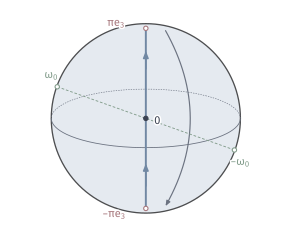

Source code (Python):
"""SO(3) as the closed ball of radius pi with antipodal boundary points identified; the loop of rotations about e3."""
from pathlib import Path
import sys
ROOT = next(p for p in Path(__file__).resolve().parents if (p/"build.sh").is_file() and (p/"tex/book.tex").is_file())
sys.path.insert(0, str(ROOT/"figures/04-spaces-measures-and-geometry/04-manifolds/matplotlib/mfd-common"))
from mfd3d import *

W, H = 74, 62
fig, ax = canvas(W, H)
view = View(40, 18)
pl = Placed(view, 37, 32, 24/np.pi)
ax.add_patch(Circle(pl.c, 24, fc=BLUE_FILL, ec=STROKE, lw=.95, zorder=1))
pts = np.pi*parallel(0.0)
split_plot(ax, pl(pts), view.depth(pts) >= 0, MUTED, lw=.6, hidden_lw=.45, zorder=2)
e3 = np.array([0, 0, 1.0])
for sign, c in ((1, BLUE), (-1, BLUE)):
    a, b = pl(0*e3), pl(sign*np.pi*e3)
    ax.plot([a[0], b[0]], [a[1], b[1]], color=c, lw=1.4, zorder=4)
arrow(ax, pl(.55*np.pi*e3), pl(.75*np.pi*e3), color=BLUE, lw=1.2, scale=7, zorder=5)
arrow(ax, pl(-.75*np.pi*e3), pl(-.5*np.pi*e3), color=BLUE, lw=1.2, scale=7, zorder=5)
top, bot = pl(np.pi*e3), pl(-np.pi*e3)
arrow(ax, (top[0]+5, top[1]-.6), (bot[0]+5, bot[1]+.6), color=MUTED, lw=.85, scale=5.5, zorder=3, rad=-.28)
dot(ax, top, RED, zorder=8, hollow=True); dot(ax, bot, RED, zorder=8, hollow=True)
label(ax, top+[-7.5, 1.4], r'$\pi e_3$', color=RED, halo=True)
label(ax, bot+[-8.0, -1.4], r'$-\pi e_3$', color=RED, halo=True)
w0 = np.array([.6, -.72, .35]); w0 *= np.pi/np.linalg.norm(w0)
for s, c in ((1, GREEN), (-1, GREEN)):
    dot(ax, pl(s*w0), c, zorder=8, hollow=True)
ax.plot(*pl(np.array([-w0, w0])).T, color=GREEN, lw=.65, ls=(0, (3, 2)), zorder=3)
label(ax, pl(w0)+[-1.5, 3.0], r'$\omega_0$', color=GREEN, halo=True)
label(ax, pl(-w0)+[1.5, -3.0], r'$-\omega_0$', color=GREEN, halo=True)
dot(ax, pl(0*e3), INK, zorder=8); label(ax, pl(0*e3)+[3.0, -.6], '$0$', halo=True)
save(fig, Path(__file__).resolve().parent, 'figure', {'formula': 'ball |w|<=pi; rotations about e3: w=theta e3, jumps from pi e3 to -pi e3; antipodal pair w0,-w0'})
